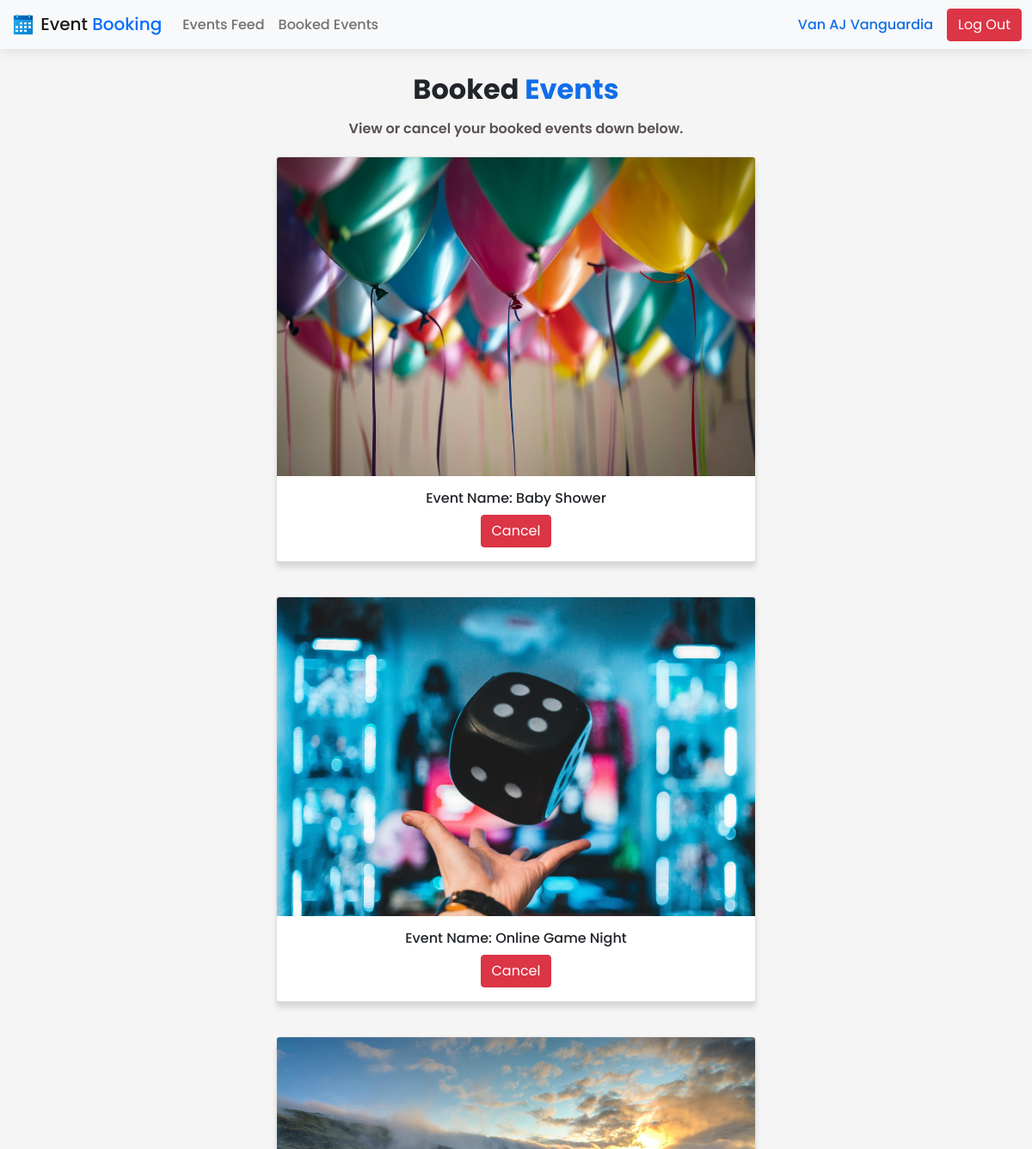
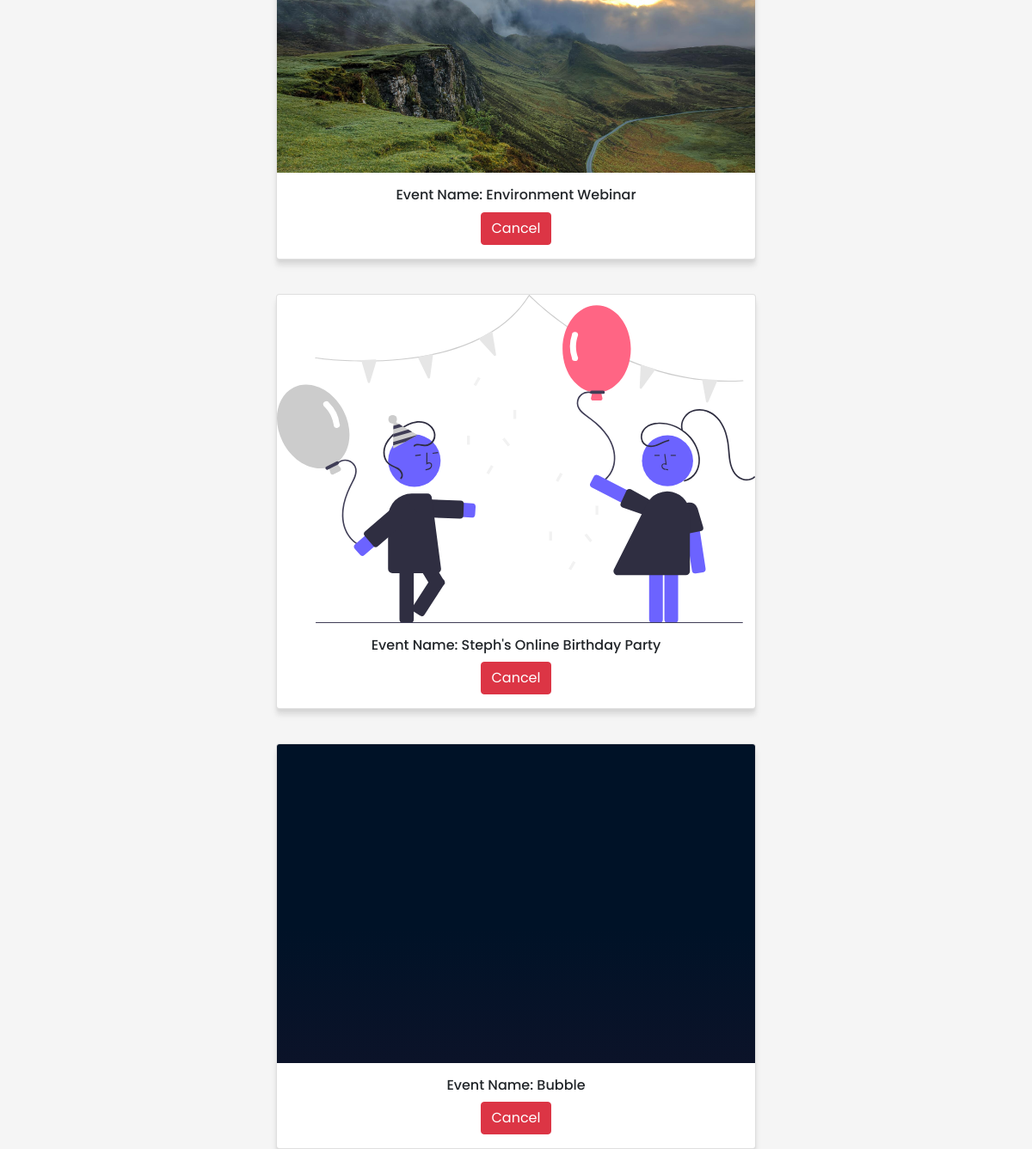
Page /user/event.php (signed in) on the committed database (2 pictures, top to bottom).
### tables this page shows
CREATE TABLE `events` (
  `event_id` int(11) NOT NULL,
  `event_name` varchar(50) NOT NULL,
  `event_image` varchar(50) NOT NULL
);

### crud/user/display_bookedEvent.php (called while the page is built, shortened)
<?php
    include_once '../crud/connection.php';
    $user_id = $_SESSION['user']['user_id'];
    $sql = "SELECT
                e.`event_id`, e.`event_name`, e.`event_image`
            FROM
                `bookings` b,
                `events` e,
                `users_detail` u
            WHERE
                b.`user_id` = u.`user_id` AND
                b.`event_id` = e.`event_id` AND
                b.`user_id` = $user_id
            ORDER BY b.`booking_id` DESC";
    $result = mysqli_query($conn, $sql);
?>

### user/event.php (the view, shortened to what this page needs)
<?php
include '../crud/user/display_bookedEvent.php';
?>
<html lang="en">
<head>
    <link href="https://cdn.jsdelivr.net/npm/bootstrap@5.1.3/dist/css/bootstrap.min.css" rel="stylesheet">
    <link rel="stylesheet" href="../assets/css/form.css?v=<?php echo time(); ?>">
    <link rel="stylesheet" href="../assets/css/style.css?v=<?php echo time(); ?>">
    <link rel="stylesheet" href="../assets/css/load.css?v=<?php echo time(); ?>">
</head>
<body>
    <?php include 'sections/navbar.php' ?>
    <div class="text-center">
        <div class="container">
            <div class="section-title">
                <h3>Booked<span> Events</span></h3>
                <?php
                if ($result) {
                    if (mysqli_num_rows($result) > 0) { ?>
                        <p>View or cancel your booked events down below.</p>
            </div>
            <?php while ($row = mysqli_fetch_assoc($result)) { ?>
                <div class="card">
                    <div class="item-zoom">
                        <?php $imgURL = '../uploads/' . $row["event_image"] ?>
                        <img src="<?php echo $imgURL ?>" class="card-img-top" alt="No Image Available">
                    </div>
                    <div class="card-body">
                        <h6 class="card-title">Event Name: <?php echo $row['event_name'] ?> </h6>
                        <a onclick="return confirm('Are you sure you want to cancel the event?')" href="../crud/user/cancel_Event.php?event_id=<?php echo $row['event_id'] ?>&user_id=<?php echo $_SESSION['user']['user_id'] ?>" type="button" class="btn btn-danger">Cancel</a>
                    </div>
                </div>
            <?php } ?>
        </div>
    </div>
<?php } ?>
<?php }
                unset($_SESSION['error']); ?>
</body>
</html>

### user/sections/navbar.php (shortened to what this page needs)
<nav class="navbar fixed-top navbar-expand-lg navbar-light bg-light">
    <div class="container-fluid">
        <a class="navbar-brand" href="home.php#">
        <img src="../favicon/logo.png" width="30" height="30" alt="Logo">
        Event<span> Booking</span>
        </a>
        <div class="collapse navbar-collapse" id="navbarSupportedContent">
            <ul class="navbar-nav me-auto mb-2 mb-lg-0">
                <li class="nav-item">
                    <a class="nav-link" aria-current="page" href="home.php#">Events Feed</a>
                </li>
                <li class="nav-item">
                    <a class="nav-link" href="event.php#">Booked Events</a>
                </li>
            </ul>
            <div class="nav-item ">
                <a class="nav-link disabled" style="color: #106eea" href="#"><?php echo $_SESSION['user']['name'] ?></a>
            </div>
            <div class="d-flex">
                <a href="../crud/logout.php" class="btn btn-danger" onclick="return confirm('Are you sure you want to log out?')">Log Out</a>
            </div>
        </div>
    </div>
</nav>

### assets/css/form.css (style rules this page uses)
body { padding: 0; margin: 0; font-family: "Poppins", sans-serif; font-weight: 500; background-color: whitesmoke; height: 100%; }
.section-title h3 { margin: 15px 0 0 0; font-size: 32px; font-weight: 700; }
.section-title h3 span { color: #106eea; font-size: 32px; font-weight: 700; }
.section-title p { margin: 15px auto 0 auto; font-weight: 520; }

### assets/css/style.css (style rules this page uses)
html { overflow-y: scroll; }
body { padding: 0; margin: 0; font-family: "Poppins", sans-serif; font-weight: 500; background-color: whitesmoke; padding-top: 70px; }
span { color: #006eff; font-weight: 500; font-size: 20px; transition: all 0.3s linear; }
p { color: #5a5151; }
.navbar { background: #fff; z-index: 997; box-shadow: 0px 2px 15px rgba(0, 0, 0, 0.1); }
.card { min-width: 20rem; width: 50%; margin: 0 auto; margin-top: 20px; box-shadow: 0 2.8px 2.2px rgba(0, 0, 0, 0.034), 0 6.7px 5.3px rgba(0, 0, 0, 0.048), 0 7.5px 8px rgba(0, 0, 0, 0.06); margin-bottom: 40px; }
.card-title { margin-bottom: 10px; }
.item-zoom { position: relative; overflow: hidden; -moz-box-sizing: border-box; -webkit-box-sizing: border-box; box-sizing: border-box; }
.item-zoom img { vertical-align: top; max-width: 100%; -moz-transition: all 0.3s; -webkit-transition: all 0.3s; transition: all 0.3s; }

### rows in the picture
events: event_image (picture), event_name "Baby Shower"
events: event_image (picture), event_name "Online Game Night"
events: event_image (picture), event_name "Environment Webinar"
events: event_image (picture), event_name "Steph's Online Birthday Party"
events: event_image (picture), event_name "Bubble"

### other values in the picture
$_SESSION['user']['name'] "Van AJ Vanguardia"
